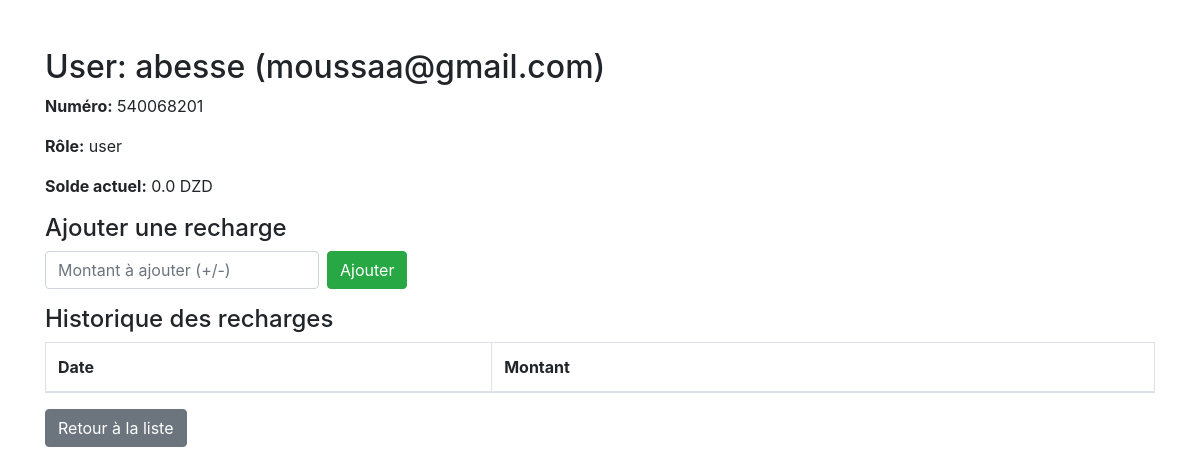
Page /admin/users/4 on the committed database.
### models.py (models this page shows)
class User(db.Model):
    __tablename__ = 'users'
    id = db.Column(db.Integer, primary_key=True)
    name = db.Column(db.String(100), nullable=False)
    email = db.Column(db.String(120), unique=True, nullable=False)
    number = db.Column(db.Integer,unique=True,nullable=False)
    password = db.Column(db.String(100), nullable=False)
    role = db.Column(db.String(20), default='Normal user')
    balance = db.Column(db.Float, default=0.0)
    bookings = db.relationship('Booking', backref='user', lazy=True)
    recharges = db.relationship('Recharge', backref='user', lazy=True)

### admin_blueprint.py (the view)
@admin_bp.route('/users/<int:user_id>')
def user_detail(user_id):
    user = get_user_by_id(user_id)
    if not user:
        return "User not found", 404
    balance = get_user_balance(user_id)
    recharges = get_user_recharges(user_id)
    return render_template('user_detail.html', user=user, balance=balance, recharges=recharges)

### data_access1.py (called while the page is built)
def get_user_balance(user_id):
    user = User.query.get(user_id)
    if not user:
        return 0.0
    return user.balance

def get_user_by_id(user_id):
    return User.query.get(user_id)

def get_user_recharges(user_id):
    return Recharge.query.filter_by(user_id=user_id).order_by(Recharge.date.desc()).all()

### templates/user_detail.html (shortened to what this page needs)
<!DOCTYPE html>
<html lang="en">
<head>
    <link rel="stylesheet" href="https://stackpath.bootstrapcdn.com/bootstrap/4.5.2/css/bootstrap.min.css">
</head>
<body>
<div class="container mt-5">
    <h2>User: {{ user.name }} ({{ user.email }})</h2>
    <p><strong>Numéro:</strong> {{ user.number }}</p>
    <p><strong>Rôle:</strong> {{ user.role }}</p>
    <p><strong>Solde actuel:</strong> {{ balance }} DZD</p>
    <h4>Ajouter une recharge</h4>
    <form method="post" action="{{ url_for('admin_bp.update_balance', user_id=user.id) }}" class="form-inline mb-3">
        <input type="number" step="0.01" name="balance" class="form-control mr-2" placeholder="Montant à ajouter (+/-)">
        <button type="submit" class="btn btn-success">Ajouter</button>
    </form>
    <h4>Historique des recharges</h4>
    <table class="table table-bordered">
        <thead>
            <tr>
                <th>Date</th>
                <th>Montant</th>
            </tr>
        </thead>
    </table>
    <a href="{{ url_for('admin_bp.users_page') }}" class="btn btn-secondary">Retour à la liste</a>
</div>
</body>
</html>

### rows in the picture
User: name "abesse", email "moussaa@gmail.com", number "540068201", role "user", balance "0.0"
